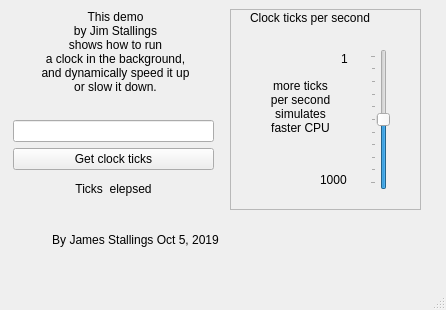
<?xml version="1.0" encoding="UTF-8"?>
<ui version="4.0">
 <class>MainWindow</class>
 <widget class="QMainWindow" name="MainWindow">
  <property name="geometry">
   <rect>
    <x>0</x>
    <y>0</y>
    <width>446</width>
    <height>310</height>
   </rect>
  </property>
  <property name="windowTitle">
   <string>MainWindow</string>
  </property>
  <widget class="QWidget" name="centralwidget">
   <widget class="QLabel" name="label_2">
    <property name="geometry">
     <rect>
      <x>320</x>
      <y>170</y>
      <width>41</width>
      <height>20</height>
     </rect>
    </property>
    <property name="text">
     <string>1000</string>
    </property>
   </widget>
   <widget class="QFrame" name="frame">
    <property name="geometry">
     <rect>
      <x>230</x>
      <y>9</y>
      <width>191</width>
      <height>201</height>
     </rect>
    </property>
    <property name="autoFillBackground">
     <bool>true</bool>
    </property>
    <property name="styleSheet">
     <string notr="true">background-color=rgb(211, 215, 207)</string>
    </property>
    <property name="frameShape">
     <enum>QFrame::StyledPanel</enum>
    </property>
    <property name="frameShadow">
     <enum>QFrame::Raised</enum>
    </property>
    <widget class="QLabel" name="label">
     <property name="geometry">
      <rect>
       <x>20</x>
       <y>0</y>
       <width>161</width>
       <height>17</height>
      </rect>
     </property>
     <property name="text">
      <string>Clock ticks per second</string>
     </property>
    </widget>
    <widget class="QLabel" name="label_3">
     <property name="geometry">
      <rect>
       <x>111</x>
       <y>40</y>
       <width>20</width>
       <height>20</height>
      </rect>
     </property>
     <property name="text">
      <string>1</string>
     </property>
    </widget>
    <widget class="QLabel" name="label_6">
     <property name="geometry">
      <rect>
       <x>20</x>
       <y>70</y>
       <width>101</width>
       <height>71</height>
      </rect>
     </property>
     <property name="text">
      <string>more ticks
per second
simulates
faster CPU</string>
     </property>
     <property name="alignment">
      <set>Qt::AlignHCenter|Qt::AlignTop</set>
     </property>
     <property name="wordWrap">
      <bool>true</bool>
     </property>
    </widget>
    <widget class="QSlider" name="verticalSlider">
     <property name="geometry">
      <rect>
       <x>140</x>
       <y>40</y>
       <width>20</width>
       <height>141</height>
      </rect>
     </property>
     <property name="minimum">
      <number>1</number>
     </property>
     <property name="maximum">
      <number>1000</number>
     </property>
     <property name="value">
      <number>500</number>
     </property>
     <property name="orientation">
      <enum>Qt::Vertical</enum>
     </property>
     <property name="invertedAppearance">
      <bool>false</bool>
     </property>
     <property name="invertedControls">
      <bool>true</bool>
     </property>
     <property name="tickPosition">
      <enum>QSlider::TicksAbove</enum>
     </property>
     <property name="tickInterval">
      <number>100</number>
     </property>
    </widget>
   </widget>
   <widget class="QLabel" name="label_5">
    <property name="geometry">
     <rect>
      <x>20</x>
      <y>10</y>
      <width>191</width>
      <height>101</height>
     </rect>
    </property>
    <property name="text">
     <string>This demo  
by Jim Stallings
shows how to run 
a clock in the background, 
and dynamically speed it up 
or slow it down.</string>
    </property>
    <property name="alignment">
     <set>Qt::AlignHCenter|Qt::AlignTop</set>
    </property>
    <property name="wordWrap">
     <bool>true</bool>
    </property>
   </widget>
   <widget class="QLabel" name="label_7">
    <property name="geometry">
     <rect>
      <x>20</x>
      <y>230</y>
      <width>231</width>
      <height>20</height>
     </rect>
    </property>
    <property name="text">
     <string>By James Stallings Oct 5, 2019</string>
    </property>
    <property name="alignment">
     <set>Qt::AlignCenter</set>
    </property>
   </widget>
   <widget class="QLabel" name="label_8">
    <property name="geometry">
     <rect>
      <x>260</x>
      <y>226</y>
      <width>161</width>
      <height>31</height>
     </rect>
    </property>
    <property name="font">
     <font>
      <family>Ubuntu Mono</family>
      <pointsize>15</pointsize>
      <weight>75</weight>
      <bold>true</bold>
     </font>
    </property>
    <property name="styleSheet">
     <string notr="true">color: red;</string>
    </property>
    <property name="text">
     <string/>
    </property>
    <property name="alignment">
     <set>Qt::AlignCenter</set>
    </property>
   </widget>
   <widget class="QWidget" name="layoutWidget">
    <property name="geometry">
     <rect>
      <x>13</x>
      <y>120</y>
      <width>201</width>
      <height>81</height>
     </rect>
    </property>
    <layout class="QVBoxLayout" name="verticalLayout">
     <item>
      <widget class="QLineEdit" name="ClockTicksText">
       <property name="alignment">
        <set>Qt::AlignCenter</set>
       </property>
      </widget>
     </item>
     <item>
      <widget class="QPushButton" name="pushButton">
       <property name="text">
        <string>Get clock ticks</string>
       </property>
      </widget>
     </item>
     <item>
      <widget class="QLabel" name="label_4">
       <property name="text">
        <string>Ticks  elepsed</string>
       </property>
       <property name="alignment">
        <set>Qt::AlignCenter</set>
       </property>
      </widget>
     </item>
    </layout>
   </widget>
   <zorder>layoutWidget</zorder>
   <zorder>frame</zorder>
   <zorder>label_2</zorder>
   <zorder>label_5</zorder>
   <zorder>label_7</zorder>
   <zorder>label_8</zorder>
  </widget>
  <widget class="QMenuBar" name="menubar">
   <property name="geometry">
    <rect>
     <x>0</x>
     <y>0</y>
     <width>446</width>
     <height>22</height>
    </rect>
   </property>
  </widget>
  <widget class="QStatusBar" name="statusbar"/>
 </widget>
 <resources/>
 <connections/>
</ui>
